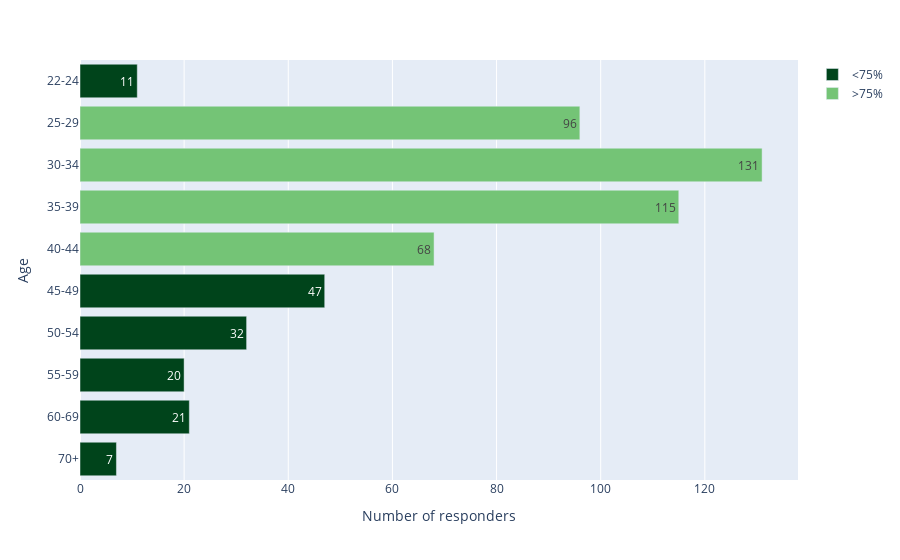

The notebook cell saved with this chart:
### Markdown cell above
#### Age

### Code cell
gen_exp = df_prue.groupby(["Q2"],as_index=False).size()
gen_exp['avg_num'] = round((gen_exp['size'] / gen_exp['size'].sum())*100,1)
gen_exp['avg']=gen_exp['avg_num'].apply(lambda a: str(a)+ '%')
color=['<75%']*1 +  ['>75%']*4  +['<75%']*5
fig = px.bar(gen_exp, x="size", y='Q2', color=color,  text_auto=True,orientation='h', text='avg',
                   category_orders={"Q2":q2_i},
                   color_discrete_sequence=['rgb(0,68,27)','rgb(116,196,118)','rgb(35,139,69)'])
fig.layout.legend.title.text = ''
fig.update_layout(yaxis_title="Age")
fig.update_xaxes(title_text="Number of responders")
fig.show()

### Figure 1 — Plotly figure (JSON) as saved in the notebook; plotly's stock layout.template omitted (floating-point values rounded to 4 significant figures)
{"data": [{"alignmentgroup": "True", "hovertemplate": "color=<75%<br>size=%{x}<br>Q2=%{y}<br>avg=%{text}<extra></extra>", "legendgroup": "<75%", "marker": {"color": "rgb(0,68,27)", "pattern": {"shape": ""}}, "name": "<75%", "offsetgroup": "<75%", "orientation": "h", "showlegend": true, "text": ["2.0%", "8.6%", "5.8%", "3.6%", "3.8%", "1.3%"], "textposition": "auto", "texttemplate": "%{x}", "type": "bar", "x": [11, 47, 32, 20, 21, 7], "xaxis": "x", "y": ["22-24", "45-49", "50-54", "55-59", "60-69", "70+"], "yaxis": "y"}, {"alignmentgroup": "True", "hovertemplate": "color=>75%<br>size=%{x}<br>Q2=%{y}<br>avg=%{text}<extra></extra>", "legendgroup": ">75%", "marker": {"color": "rgb(116,196,118)", "pattern": {"shape": ""}}, "name": ">75%", "offsetgroup": ">75%", "orientation": "h", "showlegend": true, "text": ["17.5%", "23.9%", "21.0%", "12.4%"], "textposition": "auto", "texttemplate": "%{x}", "type": "bar", "x": [96, 131, 115, 68], "xaxis": "x", "y": ["25-29", "30-34", "35-39", "40-44"], "yaxis": "y"}], "layout": {"barmode": "relative", "legend": {"title": {"text": ""}, "tracegroupgap": 0}, "margin": {"t": 60}, "xaxis": {"anchor": "y", "domain": [0, 1], "title": {"text": "Number of responders"}}, "yaxis": {"anchor": "x", "categoryarray": ["70+", "60-69", "55-59", "50-54", "45-49", "40-44", "35-39", "30-34", "25-29", "22-24", "18-21"], "categoryorder": "array", "domain": [0, 1], "title": {"text": "Age"}}}}
